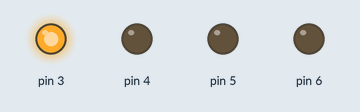
Bench run of a sketch on a simulated Arduino Uno, built with avr-gcc and run on an emulated ATmega328P. Parts: output pins drawn as LEDs (lit = HIGH).

Above: at 0.02 s.
At 0.92 s:
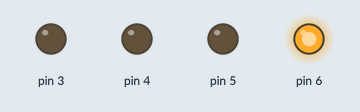
At 1.77 s:
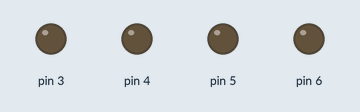
At 2.68 s:
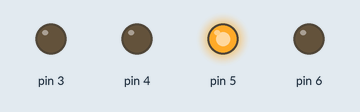
At 3.53 s:
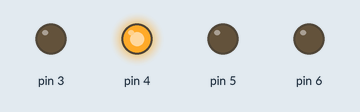
Timing chart, 0 to 3.8 s (numbered marks = the images above):
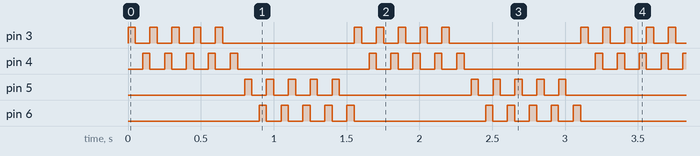

The sketch:

Multi_Blink2.ino
```cpp
// Multi_Blink2
//
// Blink lots of LEDs at different frequencies simultaneously, include delays and loops in patterns
//
// Marco Colli - September 2012
//
// Demonstrates the way to carry out multiple time based tasks without using the delay() function
// Demonstrates the use of structures (and structures within structures)
// Demonstrates a data driven approach to programming to create compact, reusable code
//

#include "Multi_Blink2.h"  // type definitions

// Blink Table T - Modify this table to suit whatever the output requirements are
// Add or delete lines as required to achieve the desired effects.
// To add additional states the structure in the header file needs to be modified
//
ledTable  T[] =
//Pin  St Loop  State 0          State 1            State 2          State 3         Wkup
{
  { 3, 0, 0, {{MB_HIGH, 50, 0}, {MB_LOW, 100, 0}, {MB_LOOP, 4, 0}, {MB_LOW, 800, 0}}, 0 },
  { 4, 0, 0, {{MB_LOW, 100, 0}, {MB_HIGH, 50, 0}, {MB_LOOP, 4, 0}, {MB_LOW, 800, 0}}, 0 },
  { 5, 0, 0, {{MB_LOW, 800, 0}, {MB_HIGH, 50, 0}, {MB_LOW, 100, 0}, {MB_LOOP, 4, 1}}, 0 },
  { 6, 0, 0, {{MB_LOW, 800, 0}, {MB_LOW, 100, 0}, {MB_HIGH, 50, 0}, {MB_LOOP, 4, 1}}, 0 },
};

// Self adjusting constants for loop indexes
#define  MAX_STATE  (sizeof(T[0].state)/sizeof(stateDef))
#define  MAX_LED    (sizeof(T)/sizeof(ledTable))

void setup()
{
  for (int i=0; i < MAX_LED; i++)
  {
    pinMode(T[i].ledPin, OUTPUT);

    T[i].nextWakeup = 0;
    digitalWrite(T[i].ledPin, LOW);
    T[i].currentLoop = LOOP_UNDEF;
  }
}

void loop()
{
  for (int i=0; i < MAX_LED; i++)
  {
    // check if the state active time has expired (ie, it is less than current time)
    if (millis() >= T[i].nextWakeup)
    {
      T[i].nextWakeup = millis() + T[i].state[T[i].currentState].activeTime;

      switch (T[i].state[T[i].currentState].activeVal)
      {
        case MB_LOW:
        case MB_HIGH:    // Write digital value
          digitalWrite(T[i].ledPin, T[i].state[T[i].currentState].activeVal == MB_HIGH ? HIGH : LOW);
          T[i].currentState = (++T[i].currentState) % MAX_STATE;
          break;

        case MB_LOOP:  // loop back to specified state if there is still count left
          // first time in this state set the loop counter
          if (T[i].currentLoop == LOOP_UNDEF)
          {
            T[i].currentLoop = T[i].state[T[i].currentState].activeTime;
          }

          // loop around or keep going?
          if (T[i].currentLoop-- > 0)
          {
            T[i].currentState = T[i].state[T[i].currentState].nextState;
            T[i].nextWakeup = 0;  // do it immediately
          }
          else
          {
            T[i].currentLoop = LOOP_UNDEF; // set up loop counter
            T[i].currentState = (++T[i].currentState) % MAX_STATE;
          }
          break;

        default:  // just move on - handles NULL and any stupid states we may get into
          T[i].currentState = (++T[i].currentState) % MAX_STATE;
          break;
      }
    }
  }
}
```

Multi_Blink2.h
```cpp
// Multi_Blink2.h
//
// Blink lots of LEDs at diffreent frequencies simultaneously
//
// Header file is required to be able to define the structured types
//
#include <Arduino.h>

#ifndef  MULTIBLINKH
#define  MULTIBLINKH

// State values for FSM
#define  MB_NULL  0
#define  MB_LOW   1
#define  MB_HIGH  2
#define  MB_LOOP  3

#define  LOOP_UNDEF  255

typedef struct
{
  uint8_t  activeVal;     // state value for this state to be active (MB_* defines)
  uint16_t activeTime;    // time to stay active in this state stay in milliseconds or loop counter
  uint8_t  nextState;     // If MB_LOOP this is the state to loop back/forward to
} stateDef;

typedef struct
{
  uint8_t  ledPin;         // Arduino I/O pin number
  uint8_t  currentState;   // current active state
  uint8_t  currentLoop;    // current position in the cycle
  stateDef state[4];       // the MB_* state definitions. Add more states if required
  uint32_t nextWakeup;     // the 'time' for the next wakeup - saves the millis() value
} ledTable;

#endif
```

Measured:
- by itself, pin 3–6: repeats every 1.6 s: 4 × (LOW 0.10 s, HIGH 0.05 s), LOW 0.90 s, HIGH 0.05 s
